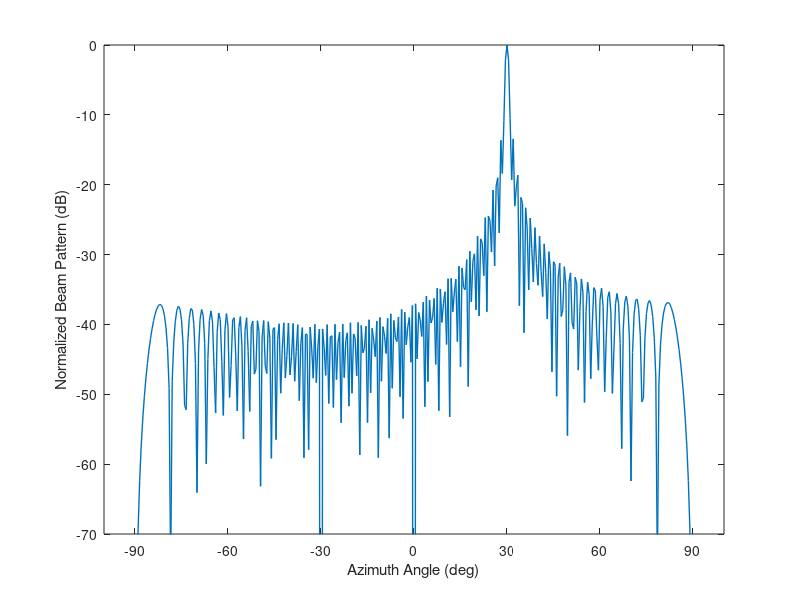

This figure's MATLAB source:
close all   % close all windows
clear       % clear workspace
clc         % clear command window
f=300e6;    %carrier frequency (Hz)
n=100;       %number of array elements
l=0.04*3e8/f;    %wave length (m)
sa=361;     %sampling
d=l/2;
p=0:d:d*(n-1);
angle=[-90,90];
%angle_m=[0 14 37 45];
%angle_m=[-14 0 26.5 37];
%angle_m=[-37 -26.5 0 14];
 angle_m=[30];
%angle_n=[26.5 37];
Rat=[1]'; %ratio
s_m=size(angle_m,2);
theta_list = linspace(angle(1, 1), angle(1, 2), 361);
steering_matrixe=exp(1j*p'*2*pi/l*sin(theta_list*pi/180));
m_steering=exp(1j*p'*2*pi/l*sin(angle_m*pi/180));
%n_steering=exp(1j*p'*2*pi/l*sin(angle_n*pi/180));
R=[m_steering] * [m_steering]';
RRR=det(R);
R_inv = pinv(R);
C=[m_steering];
w=R_inv*C/(C'*R_inv*C)*Rat;
bp = zeros(1, sa);
  for it = 1:sa
      a = steering_matrixe(:, it);
      bp(1, it) = abs(w' * a);
  end
  % Normalize.
 bp = 20 * log10(bp / max(bp));

 gain_m = zeros(1, s_m);
    for i = 1:s_m
      gain_m(i) = abs(w' * (m_steering(:, i)*m_steering(:, i)')* w) / abs(w'*w);
    end

plot(theta_list,bp,'LineWidth',1);
delta = (angle(1, 2) - angle(1, 1)) / 6;
set(gca, 'xlim',[angle(1,1)-10, angle(1, 2)+10]);
set(gca, 'xtick',angle(1, 1):delta: angle(1, 2));    
xlabel('Azimuth Angle (deg)');
ylabel('Normalized Beam Pattern (dB)');
set(gca, 'YLim', [-70,0]);
